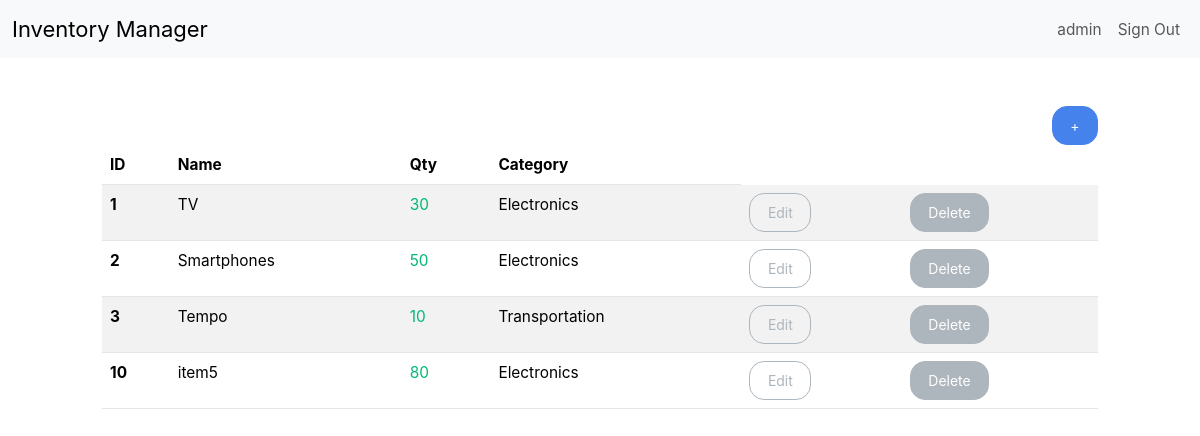
The page /dashboard/ (signed in) on the database its author committed.
### inventory/models.py (models this page shows, shortened)
class InventoryItem(models.Model):
	name = models.CharField(max_length=200)
	quantity = models.IntegerField()
	category = models.ForeignKey('Category', on_delete=models.SET_NULL, blank=True, null=True)
	date_created = models.DateTimeField(auto_now_add=True)
	user = models.ForeignKey(User, on_delete=models.CASCADE)

class Category(models.Model):
	name = models.CharField(max_length=200)
	class Meta:
		verbose_name_plural = 'categories'

### inventory/views.py (the view)
# urls.py: path('dashboard/', Dashboard.as_view() , name ='dashboard'),
class Dashboard(LoginRequiredMixin, View):
	def get(self, request):
		items = InventoryItem.objects.filter(user=self.request.user.id).order_by('id')
		low_inventory = InventoryItem.objects.filter(
			user=self.request.user.id,
			quantity__lte=LOW_QUANTITY
		)
		if low_inventory.count() > 0:
			if low_inventory.count() > 1:
				messages.error(request, f'{low_inventory.count()} items have low inventory')
			else:
				messages.error(request, f'{low_inventory.count()} item has low inventory')
		low_inventory_ids = InventoryItem.objects.filter(
			user=self.request.user.id,
			quantity__lte=LOW_QUANTITY
		).values_list('id', flat=True)
		return render(request, 'inventory/dashboard.html',{'items': items, 'low_inventory_ids': low_inventory_ids})

### inventory/templates/inventory/dashboard.html (shortened to what this page needs)
{% extends 'inventory/base.html' %}
{% block content %}
	<div class="row">
		<div class="col-md-10 col-12 mx-auto mt-5">
			<div class="d-flex justify-content-end">
				<a href="{% url 'add-item' %}" class="btn btn-primary">+</a>
			</div>
			<table class="table table-hover table-striped">
				<thead>
					<tr>
						<th scope="col">ID</th>
						<th scope="col">Name</th>
						<th scope="col">Qty</th>
						<th scope="col">Category</th>
					</tr>
				</thead>
				<tbody>
					{% for item in items %}
					<tr>
						<th scope="row">{{ item.id }}</th>
						<td>{{ item.name }}</td>
						{% if item.id in low_inventory_ids %}
							<td class="text-danger">{{ item.quantity }}</td>
						{% else %}
							<td class="text-success">{{ item.quantity }}</td>
						{% endif %}
						<td>{{ item.category.name }}</td>
						<td><a href="{% url 'edit-item' item.id %}" class="btn btn-outline-secondary">Edit</a></td>
						<td><a href="{% url 'delete-item' item.id %}" class="btn btn-secondary">Delete</a></td>
					</tr>
					{% endfor %}
				</tbody>
			</table>
		</div>
	</div>
{% endblock content %}

### inventory/templates/inventory/base.html (shortened to what this page needs)
<!DOCTYPE html>
<html lang="en">
<head>
    <link rel="stylesheet" href="https://bootswatch.com/5/litera/bootstrap.min.css">
</head>
<body>
    {% include 'inventory/navigation.html'  %}
    {% block content %}
    {% endblock content %}
</body>
</html>

### inventory/templates/inventory/navigation.html (shortened to what this page needs)
<nav class="navbar navbar-expand-lg bg-light">
    <div class="container-fluid">
        <a href="{% url 'Index' %}" class="navbar-brand"> Inventory Manager</a>
        <div class="collapse navbar-collapse justify-content-end" id="navbarNav">
            <ul class="navbar-nav">
                {% if user.is_authenticated %}
                    <li class="nav-item">
                        <a href="#" class="nav-link">{{user.username}}</a>
                    </li>
                    <li class="nav-item">
                        <a href="{% url 'login' %}" class="nav-link">Sign Out</a>
                    </li>
                    {%endif%}
                </ul>
        </div>
    </div>
</nav>

### rows shown on the page
InventoryItem: id "1", name "TV", quantity "30", category.name "Electronics"
InventoryItem: id "2", name "Smartphones", quantity "50", category.name "Electronics"
InventoryItem: id "3", name "Tempo", quantity "10", category.name "Transportation"
InventoryItem: id "10", name "item5", quantity "80", category.name "Electronics"

### other values the page prints
{{ user.username }} "admin"
